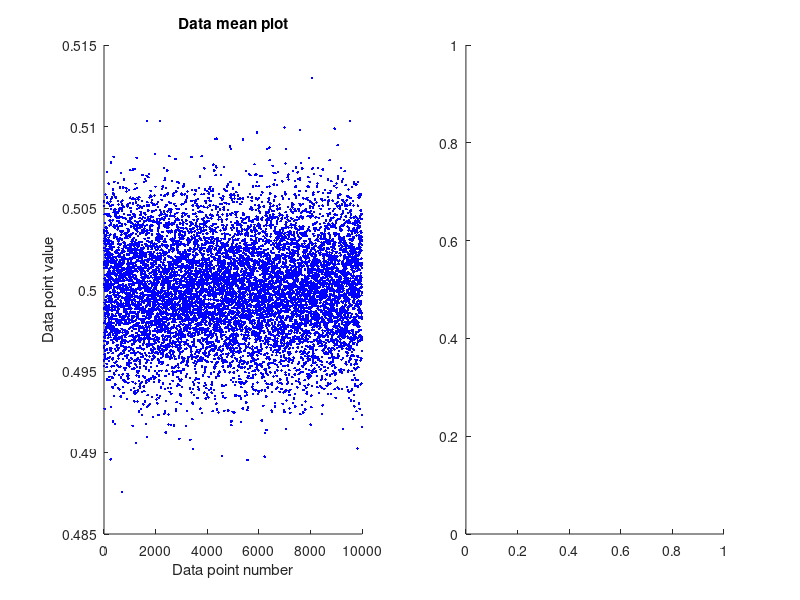

MATLAB code to generate this figure: (Note: this script raises an error after producing the figure.)
%Number of datapoints
samples = 10000;

%Create a Matrix of samples (nxn) from a uniform distribution 
data = rand(samples);

%Get the mean of the 2nd dimension of the data set
meanData = mean(data,2);

%Specify the number of bins
nbins = 400;

%Print the matrix size
message = sprintf('data Matrix size %d x %d', size(data,1), size(data,2));
fprintf(message);

%Plot data on figure position 1
figure
subplot(1,2,1);
hold on
h = plot(meanData,'b.');
set(h,'linewidth',3);
title('Data mean plot');
xlabel('Data point number');
ylabel('Data point value');

%Plot histogram data on figure position 2
subplot(1,2,2);
hold on
histogram(meanData,nbins);
title('Data mean plot on histogram');
xlabel('Data point number');
ylabel('Data point occurance');


